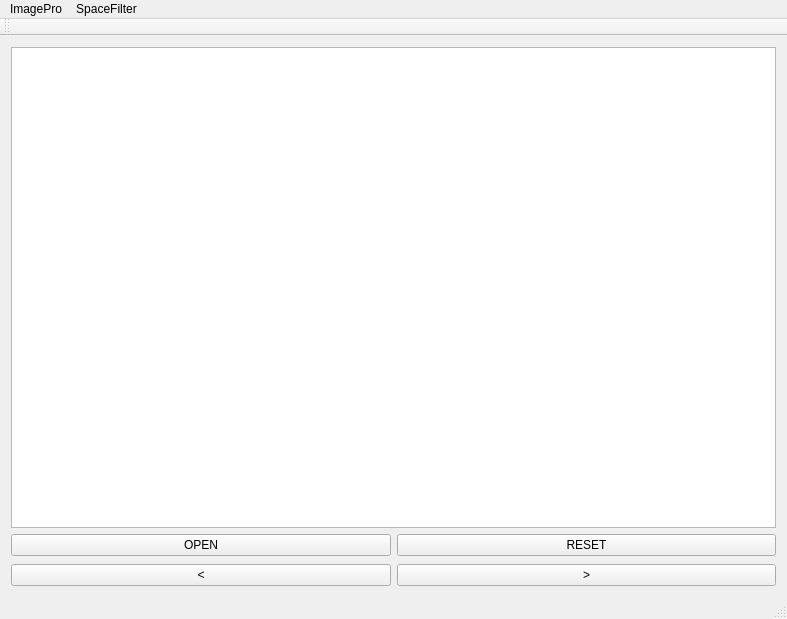
<?xml version="1.0" encoding="UTF-8"?>
<ui version="4.0">
 <class>MainWindow</class>
 <widget class="QMainWindow" name="MainWindow">
  <property name="geometry">
   <rect>
    <x>0</x>
    <y>0</y>
    <width>787</width>
    <height>619</height>
   </rect>
  </property>
  <property name="windowTitle">
   <string>MainWindow</string>
  </property>
  <widget class="QWidget" name="centralWidget">
   <layout class="QVBoxLayout" name="verticalLayout">
    <item>
     <widget class="QGraphicsView" name="graphicsView"/>
    </item>
    <item>
     <layout class="QHBoxLayout" name="horizontalLayout">
      <property name="bottomMargin">
       <number>2</number>
      </property>
      <item>
       <widget class="QPushButton" name="openButton">
        <property name="text">
         <string>OPEN</string>
        </property>
       </widget>
      </item>
      <item>
       <widget class="QPushButton" name="resetButton">
        <property name="text">
         <string>RESET</string>
        </property>
       </widget>
      </item>
     </layout>
    </item>
    <item>
     <layout class="QHBoxLayout" name="horizontalLayout_2">
      <item>
       <widget class="QPushButton" name="lastButton">
        <property name="text">
         <string>&lt;</string>
        </property>
       </widget>
      </item>
      <item>
       <widget class="QPushButton" name="nextButton">
        <property name="text">
         <string>&gt;</string>
        </property>
       </widget>
      </item>
     </layout>
    </item>
   </layout>
  </widget>
  <widget class="QMenuBar" name="menuBar">
   <property name="geometry">
    <rect>
     <x>0</x>
     <y>0</y>
     <width>787</width>
     <height>26</height>
    </rect>
   </property>
   <property name="nativeMenuBar">
    <bool>true</bool>
   </property>
   <widget class="QMenu" name="menuImagePro">
    <property name="title">
     <string>ImagePro</string>
    </property>
    <addaction name="actionrgb2gray"/>
    <addaction name="actionlog"/>
    <addaction name="actionreverse"/>
    <addaction name="actioncontrast"/>
    <addaction name="actionhisbalance"/>
    <addaction name="actionhisrgbbalance"/>
   </widget>
   <widget class="QMenu" name="menuSpaceFilter">
    <property name="title">
     <string>SpaceFilter</string>
    </property>
    <addaction name="actionLinear"/>
    <addaction name="separator"/>
    <addaction name="actionGauss"/>
    <addaction name="actionBilateral"/>
    <addaction name="separator"/>
    <addaction name="actionMedian"/>
    <addaction name="actionEroding"/>
    <addaction name="actionDilating"/>
   </widget>
   <addaction name="menuImagePro"/>
   <addaction name="menuSpaceFilter"/>
  </widget>
  <widget class="QToolBar" name="mainToolBar">
   <attribute name="toolBarArea">
    <enum>TopToolBarArea</enum>
   </attribute>
   <attribute name="toolBarBreak">
    <bool>false</bool>
   </attribute>
  </widget>
  <widget class="QStatusBar" name="statusBar"/>
  <action name="actionrgb2gray">
   <property name="text">
    <string>rgb2gray</string>
   </property>
  </action>
  <action name="actionlog">
   <property name="text">
    <string>log</string>
   </property>
  </action>
  <action name="actionreverse">
   <property name="text">
    <string>reverse</string>
   </property>
  </action>
  <action name="actioncontrast">
   <property name="text">
    <string>contrast</string>
   </property>
  </action>
  <action name="actionhisbalance">
   <property name="text">
    <string>hisbalance</string>
   </property>
  </action>
  <action name="actionhisrgbbalance">
   <property name="text">
    <string>hisrgbbalance</string>
   </property>
  </action>
  <action name="actionLinear">
   <property name="text">
    <string>Linear</string>
   </property>
  </action>
  <action name="actionGauss">
   <property name="text">
    <string>Gauss</string>
   </property>
  </action>
  <action name="actionBilateral">
   <property name="text">
    <string>Bilateral</string>
   </property>
  </action>
  <action name="actionMedian">
   <property name="text">
    <string>Median</string>
   </property>
  </action>
  <action name="actionEroding">
   <property name="text">
    <string>Eroding</string>
   </property>
  </action>
  <action name="actionDilating">
   <property name="text">
    <string>Dilating</string>
   </property>
  </action>
 </widget>
 <layoutdefault spacing="6" margin="11"/>
 <resources/>
 <connections/>
</ui>
